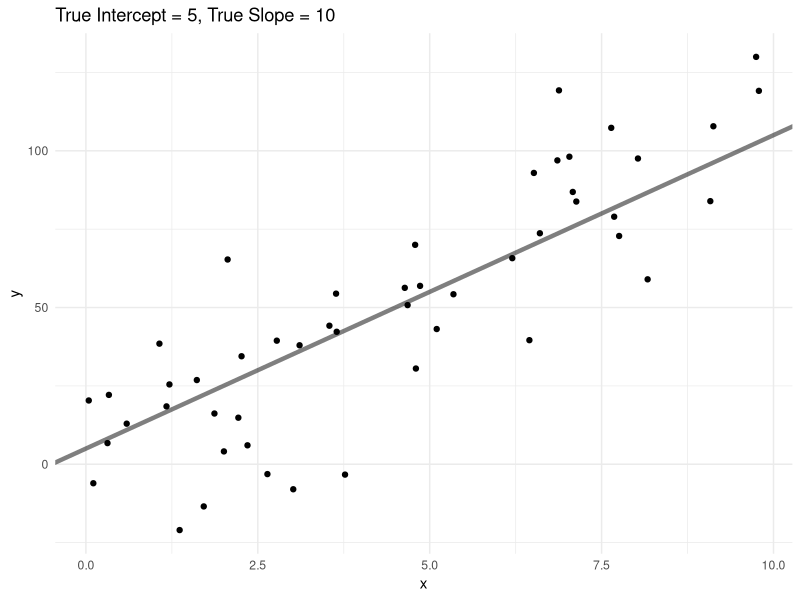
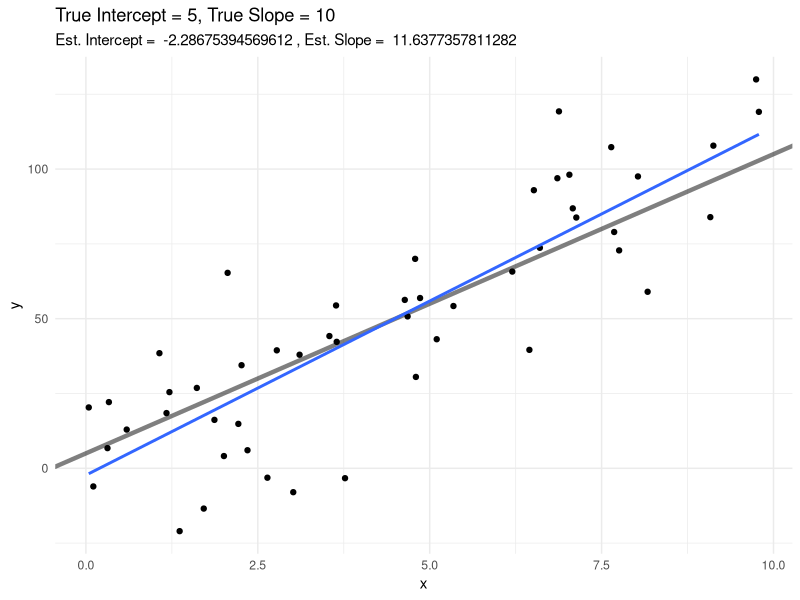
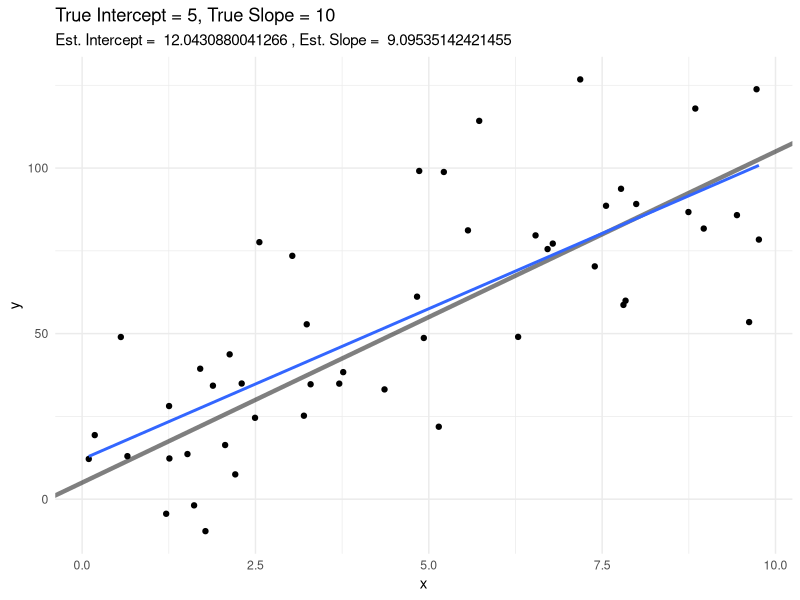
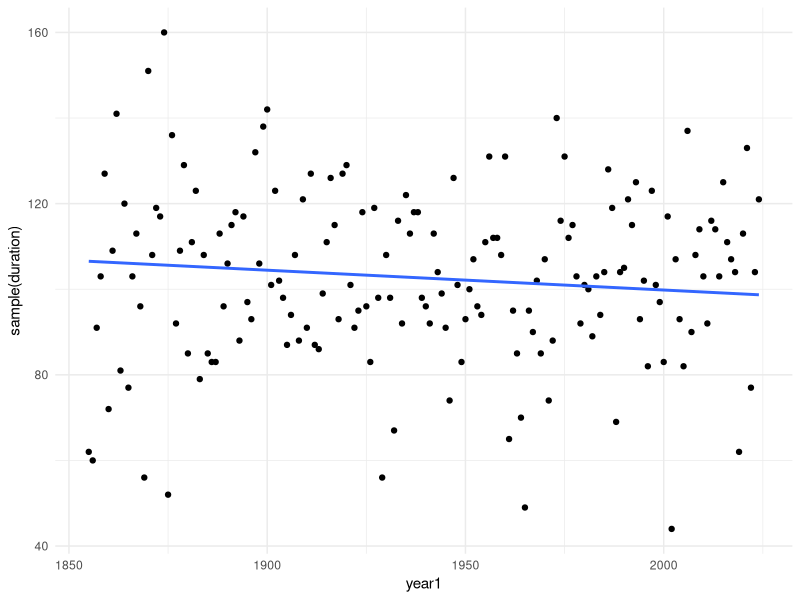
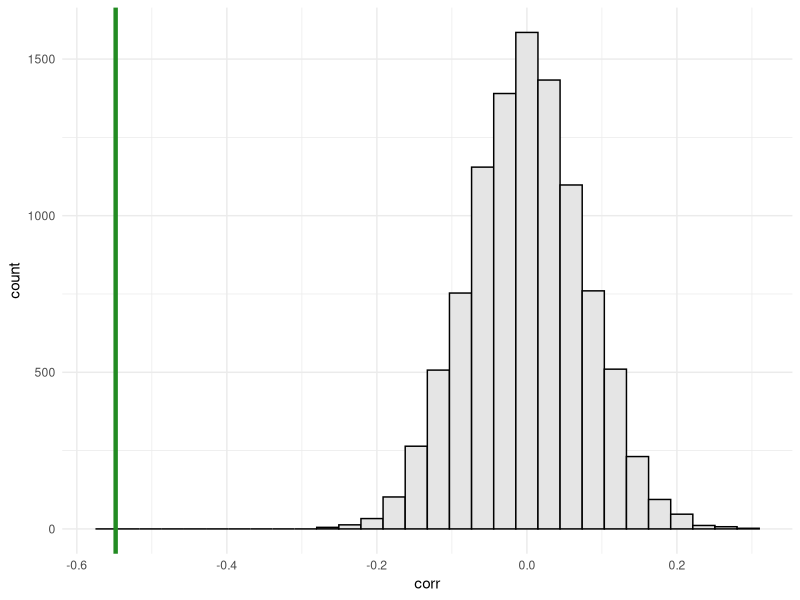

Generate these figures, in order, with R:
## ---- chunk 1
knitr::opts_chunk$set(echo = TRUE, error = TRUE)
## ---- chunk 2
library(tidyverse)

# Set all plots in this section to have "minima" theme - looks cleaner
theme_set(theme_minimal())
## ---- chunk 3
monona <- read_csv("../../data/lake-monona-winters-2025.csv")

lake_mod <- lm(duration ~ year1, data = monona)

lake_mod
## ---- chunk 4
simulated_data <- tibble(
    x = runif(50, 0, 10),
    y = 5 + 10 * x + rnorm(50, mean = 0, sd = 20)
  )


ggplot(simulated_data, aes(x = x, y = y)) +
  geom_point() +
  geom_abline(intercept = 5, slope = 10,
              linewidth = 1.5, alpha = 0.5) +
  labs(title = "True Intercept = 5, True Slope = 10")

## ---- chunk 5
simulated_mod <- lm(y ~ x, data = simulated_data)

ggplot(simulated_data, aes(x = x, y = y)) +
  geom_point() +
  geom_abline(intercept = 5, slope = 10,
              linewidth = 1.5, alpha = 0.5) +
  geom_smooth(method = "lm", se = F) +
  labs(title = "True Intercept = 5, True Slope = 10",
       subtitle = paste("Est. Intercept = ", simulated_mod$coef[1],
                        ", Est. Slope = ", simulated_mod$coef[2]))
## ---- chunk 6
simulated_data <- tibble(
    x = runif(50, 0, 10),
    y = 5 + 10 * x + rnorm(50, mean = 0, sd = 20)
  )
simulated_mod <- lm(y ~ x, data = simulated_data)

ggplot(simulated_data, aes(x = x, y = y)) +
  geom_point() +
  geom_abline(intercept = 5, slope = 10,
              linewidth = 1.5, alpha = 0.5) +
  geom_smooth(method = "lm", se = F) +
  labs(title = "True Intercept = 5, True Slope = 10",
       subtitle = paste("Est. Intercept = ", simulated_mod$coef[1],
                        ", Est. Slope = ", simulated_mod$coef[2]))
## ---- chunk 7
summary(lake_mod) 

# Verify standard error "by hand"
s <- summary(lake_mod)$sigma
n <- nrow(monona)

s / sqrt((n-1)*var(monona$year1))
## ---- chunk 8
beta1_hat <- summary(lake_mod)$coefficients[2, 1]

# Two ways of getting SE: with the formula, or from the summary output
se <- s / sqrt((n-1)*var(monona$year1))
se <- summary(lake_mod)$coefficients[2, 2]

test_stat <- (beta1_hat - 0) / se
## ---- chunk 9
2*pt(test_stat, df = n-2)
## ---- chunk 10
cv <- qt(0.995, df = n-2)

c(beta1_hat - cv*se, beta1_hat + cv*se)
## ---- chunk 11
sample(monona$duration)
## ---- chunk 12
monona %>%
  ggplot(aes(x = year1, y = sample(duration))) +
  geom_point() +
  geom_smooth(method = "lm", se = F)
## ---- chunk 13
resampled_cors <- tibble(
  run = 1:10000,
  corr = replicate(10000, cor(monona$year1, sample(monona$duration)))
)
## ---- chunk 14
obs_r <- cor(monona$year1, monona$duration)

ggplot(resampled_cors, aes(x = corr)) +
  geom_histogram(fill = "gray90", color = "black") +
  geom_vline(xintercept = obs_r,
             linewidth = 1.5, color = "forestgreen")
## ---- chunk 15
mean(resampled_cors$corr <= obs_r) +
  mean(resampled_cors$corr >= abs(obs_r))
## ---- chunk 16
exam_scores <- tibble(
  physics = c(71, 46, 85, 94, 35, 20, 86, 18, 54, 13, 56),
  math = c(62, 37, 62, 90, 45, 15, 90, 25, 87, 7, 63)
)
## ---- chunk 17
# Pearson's "classical" correlation
cor(exam_scores$physics, exam_scores$math)

# Spearman's rank-based correlation
cor(exam_scores$physics, exam_scores$math, method = "spearman")
